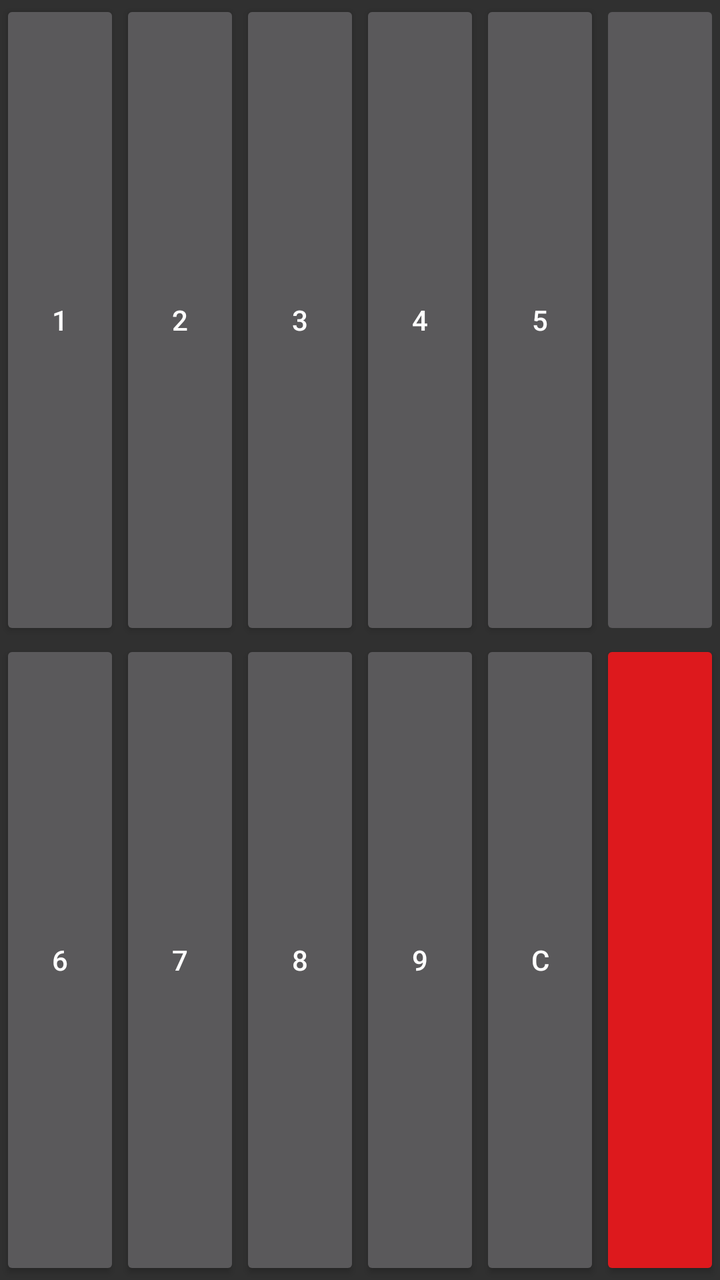
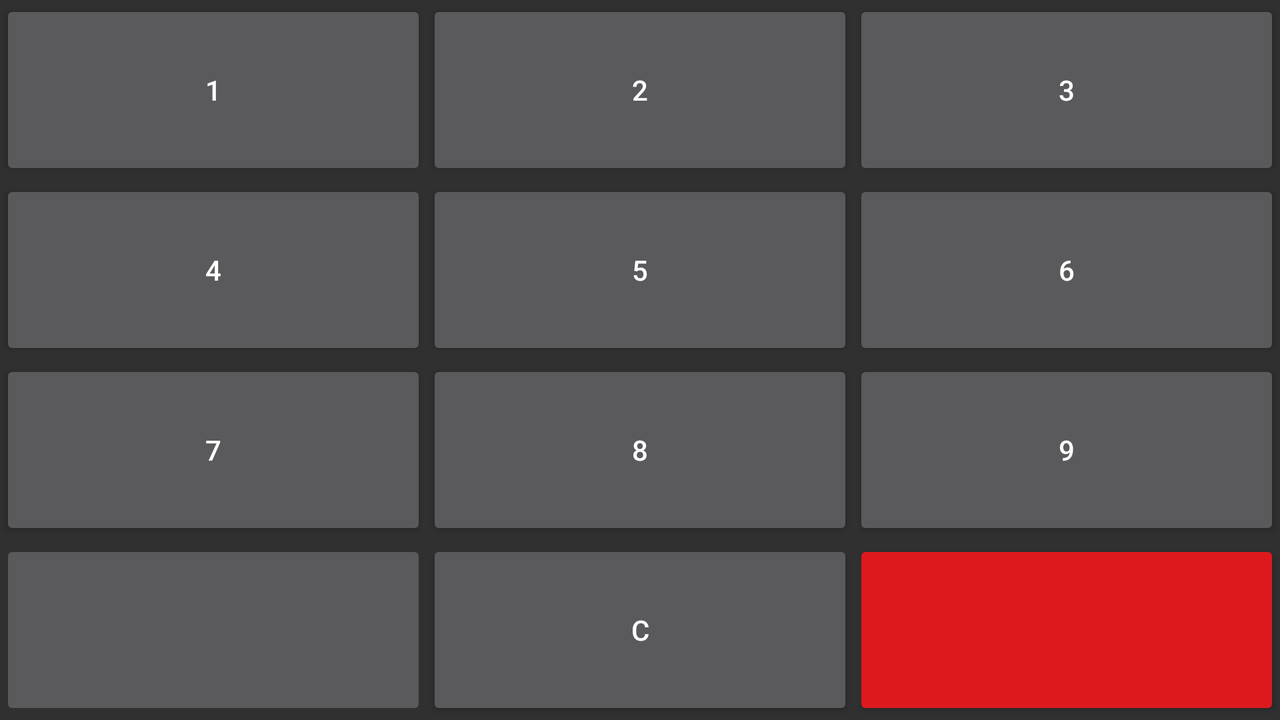

First picture: res/layout/ on a phone held upright. Second picture: the repository's own variant of that layout, on a device whose configuration matches the variant's folder. Source for both follows.
<!-- AndroidManifest.xml: application theme Theme -->
<!-- res/layout/im_single_number.xml -->
<?xml version="1.0" encoding="utf-8"?>
<LinearLayout xmlns:android="http://schemas.android.com/apk/res/android"
    android:layout_width="fill_parent"
    android:layout_height="fill_parent"
    android:orientation="vertical">

    <LinearLayout
        android:layout_width="fill_parent"
        android:layout_height="fill_parent"
        android:layout_weight="1"
        android:orientation="horizontal">

        <Button
            android:id="@+id/button_1"
            android:layout_width="fill_parent"
            android:layout_height="fill_parent"
            android:layout_weight="1"
            android:focusable="true"
            android:focusableInTouchMode="true"
            android:text="1" />

        <Button
            android:id="@+id/button_2"
            android:layout_width="fill_parent"
            android:layout_height="fill_parent"
            android:layout_weight="1"
            android:focusable="true"
            android:focusableInTouchMode="true"
            android:text="2" />

        <Button
            android:id="@+id/button_3"
            android:layout_width="fill_parent"
            android:layout_height="fill_parent"
            android:layout_weight="1"
            android:focusable="true"
            android:focusableInTouchMode="true"
            android:text="3" />

        <Button
            android:id="@+id/button_4"
            android:layout_width="fill_parent"
            android:layout_height="fill_parent"
            android:layout_weight="1"
            android:focusable="true"
            android:focusableInTouchMode="true"
            android:text="4" />

        <Button
            android:id="@+id/button_5"
            android:layout_width="fill_parent"
            android:layout_height="fill_parent"
            android:layout_weight="1"
            android:focusable="true"
            android:focusableInTouchMode="true"
            android:text="5" />

        <ImageButton
            android:id="@+id/switch_num_note"
            android:layout_width="fill_parent"
            android:layout_height="fill_parent"
            android:layout_weight="1"
            android:scaleType="centerInside" />

    </LinearLayout>

    <LinearLayout
        android:layout_width="fill_parent"
        android:layout_height="fill_parent"
        android:layout_weight="1"
        android:orientation="horizontal">

        <Button
            android:id="@+id/button_6"
            android:layout_width="fill_parent"
            android:layout_height="fill_parent"
            android:layout_weight="1"
            android:focusable="true"
            android:focusableInTouchMode="true"
            android:text="6" />

        <Button
            android:id="@+id/button_7"
            android:layout_width="fill_parent"
            android:layout_height="fill_parent"
            android:layout_weight="1"
            android:focusable="true"
            android:focusableInTouchMode="true"
            android:text="7" />

        <Button
            android:id="@+id/button_8"
            android:layout_width="fill_parent"
            android:layout_height="fill_parent"
            android:layout_weight="1"
            android:focusable="true"
            android:focusableInTouchMode="true"
            android:text="8" />

        <Button
            android:id="@+id/button_9"
            android:layout_width="fill_parent"
            android:layout_height="fill_parent"
            android:layout_weight="1"
            android:focusable="true"
            android:focusableInTouchMode="true"
            android:text="9" />

        <Button
            android:id="@+id/button_clear"
            android:layout_width="fill_parent"
            android:layout_height="fill_parent"
            android:layout_weight="1"
            android:focusable="true"
            android:focusableInTouchMode="true"
            android:text="C" />

        <Button
            android:id="@+id/switch_input_mode"
            android:backgroundTint="@color/red_600"
            android:layout_width="fill_parent"
            android:layout_height="fill_parent"
            android:layout_weight="1" />

    </LinearLayout>

</LinearLayout>
<!-- resources referenced by this layout -->
<resources>
  <color name="red_600">#dd191d</color>
  <style name="Theme" parent="Theme.AppCompat" />
</resources>
<!-- res/layout-land/im_single_number.xml (the repository's variant of the layout above) -->
<!-- drawn on the phone turned sideways -->
<?xml version="1.0" encoding="utf-8"?>
<LinearLayout xmlns:android="http://schemas.android.com/apk/res/android"
    android:layout_width="fill_parent"
    android:layout_height="fill_parent"
    android:orientation="vertical">

    <LinearLayout
        android:layout_width="fill_parent"
        android:layout_height="fill_parent"
        android:layout_weight="1"
        android:orientation="horizontal">

        <Button
            android:id="@+id/button_1"
            android:layout_width="fill_parent"
            android:layout_height="fill_parent"
            android:layout_weight="1"
            android:focusable="true"
            android:focusableInTouchMode="true"
            android:text="1" />

        <Button
            android:id="@+id/button_2"
            android:layout_width="fill_parent"
            android:layout_height="fill_parent"
            android:layout_weight="1"
            android:focusable="true"
            android:focusableInTouchMode="true"
            android:text="2" />

        <Button
            android:id="@+id/button_3"
            android:layout_width="fill_parent"
            android:layout_height="fill_parent"
            android:layout_weight="1"
            android:focusable="true"
            android:focusableInTouchMode="true"
            android:text="3" />

    </LinearLayout>

    <LinearLayout
        android:layout_width="fill_parent"
        android:layout_height="fill_parent"
        android:layout_weight="1"
        android:orientation="horizontal">

        <Button
            android:id="@+id/button_4"
            android:layout_width="fill_parent"
            android:layout_height="fill_parent"
            android:layout_weight="1"
            android:focusable="true"
            android:focusableInTouchMode="true"
            android:text="4" />

        <Button
            android:id="@+id/button_5"
            android:layout_width="fill_parent"
            android:layout_height="fill_parent"
            android:layout_weight="1"
            android:focusable="true"
            android:focusableInTouchMode="true"
            android:text="5" />

        <Button
            android:id="@+id/button_6"
            android:layout_width="fill_parent"
            android:layout_height="fill_parent"
            android:layout_weight="1"
            android:focusable="true"
            android:focusableInTouchMode="true"
            android:text="6" />

    </LinearLayout>

    <LinearLayout
        android:layout_width="fill_parent"
        android:layout_height="fill_parent"
        android:layout_weight="1"
        android:orientation="horizontal">

        <Button
            android:id="@+id/button_7"
            android:layout_width="fill_parent"
            android:layout_height="fill_parent"
            android:layout_weight="1"
            android:focusable="true"
            android:focusableInTouchMode="true"
            android:text="7" />

        <Button
            android:id="@+id/button_8"
            android:layout_width="fill_parent"
            android:layout_height="fill_parent"
            android:layout_weight="1"
            android:focusable="true"
            android:focusableInTouchMode="true"
            android:text="8" />

        <Button
            android:id="@+id/button_9"
            android:layout_width="fill_parent"
            android:layout_height="fill_parent"
            android:layout_weight="1"
            android:focusable="true"
            android:focusableInTouchMode="true"
            android:text="9" />

    </LinearLayout>

    <LinearLayout
        android:layout_width="fill_parent"
        android:layout_height="fill_parent"
        android:layout_weight="1"
        android:orientation="horizontal">

        <ImageButton
            android:id="@+id/switch_num_note"
            android:layout_width="fill_parent"
            android:layout_height="fill_parent"
            android:layout_weight="1"
            android:scaleType="centerInside" />

        <Button
            android:id="@+id/button_clear"
            android:layout_width="fill_parent"
            android:layout_height="fill_parent"
            android:layout_weight="1"
            android:focusable="true"
            android:focusableInTouchMode="true"
            android:text="C" />

        <Button
            android:id="@+id/switch_input_mode"
            android:backgroundTint="@color/red_600"
            android:layout_width="fill_parent"
            android:layout_height="fill_parent"
            android:layout_weight="1" />

    </LinearLayout>

</LinearLayout>
